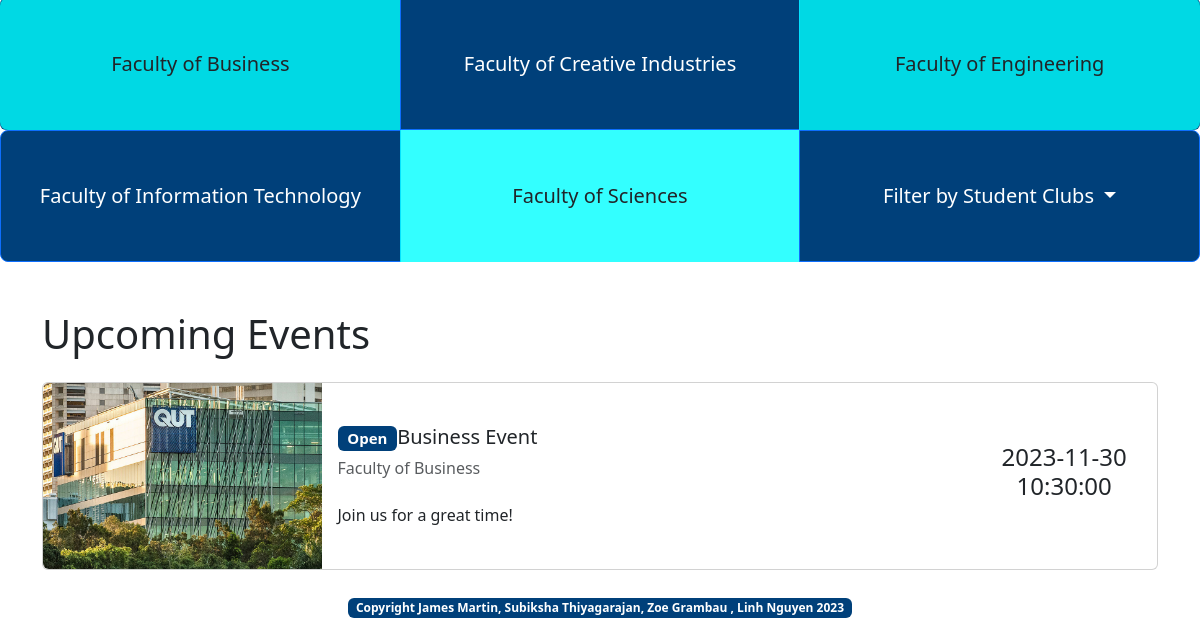
Before: / (signed in, lower part) with the older database file.
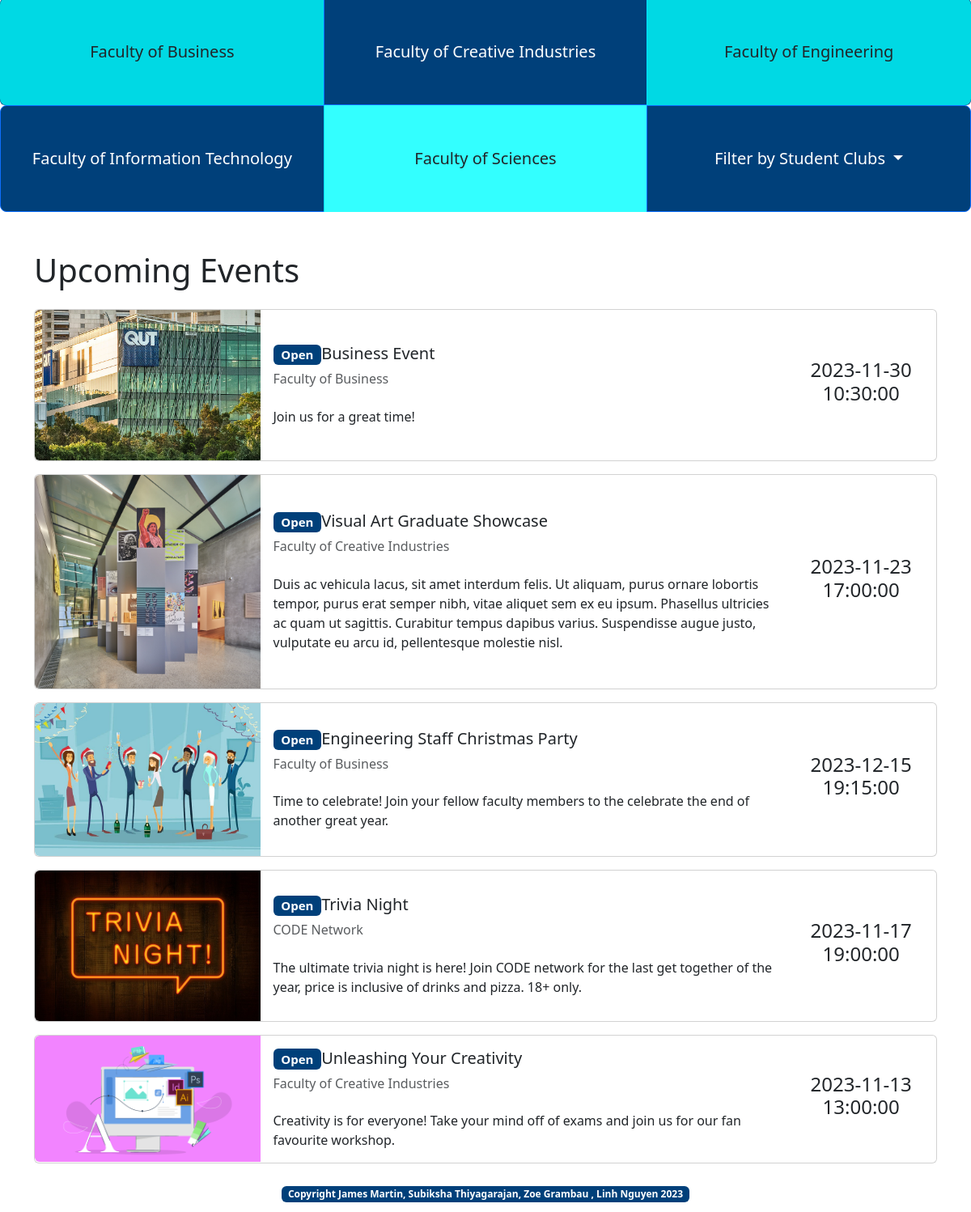
After: the same page with the newer database file.
### website/models.py (models this page shows, shortened)
class Event(db.Model):
    __tablename__ = 'events'
    id = db.Column(db.Integer, primary_key=True)
    name = db.Column(db.String(80))
    status = db.Column(db.String(10))
    venuename = db.Column(db.String(200))
    image = db.Column(db.String(400))
    organiser = db.Column(db.String(80))
    numticket = db.Column(db.Integer)
    ticketcost = db.Column(db.Integer)
    eventdatetime = db.Column(db.DateTime)
    description = db.Column(db.String(200))
    username = db.Column(db.String(100))
    comments = db.relationship('Comments', backref='event')
    bookings = db.relationship('Booking', backref='event')

### website/views.py (the view)
@bp.route('/')
def index():
    events = db.session.scalars(db.select(Event)).all()
    return render_template('index.html', events=events)

### website/__init__.py (called while the page is built)
def create_app():
    app = Flask(__name__)
    app.debug = True
    app.secret_key = 'somesecretgoeshere'
    app.config['SQLALCHEMY_DATABASE_URI'] = 'sqlite:///mydbname.sqlite'
    db.init_app(app)
    bootstrap = Bootstrap5(app)
    login_manager = LoginManager()
    login_manager.login_view = 'auth.login'
    login_manager.init_app(app)
    from .models import User
    @login_manager.user_loader
    def load_user(user_id):
        return User.query.get(int(user_id))
    from . import views
    app.register_blueprint(views.bp)
    from . import auth
    app.register_blueprint(auth.bp)
    from . import events
    app.register_blueprint(events.eventbp)
    from . import booking
    app.register_blueprint(booking.bookingbp)
    @app.errorhandler(404)
    def not_found(e):
        return render_template("404.html", error=e)
    return app

### website/templates/index.html (shortened to what this page needs)
{% extends 'base.html' %}
{% block content %}
<main>
    <div class="row mb-5">
        <div class="d-grid gap-2">
            <div class="btn-group button-primary btn-group-lg" role="group" aria-label="Basic example">
                <a href="{{url_for('main.filter_events', faculty='Faculty of Business')}}" class="btn col-md-3"
                    style="padding-block: 50px; background-color: rgb(0, 255, 255, 0.8)">Faculty of Business</a>
                <a href="{{url_for('main.filter_events', faculty='Faculty of Creative Industries')}}"
                    class="btn btn-primary col-md-3"
                    style="padding-block: 50px; background-color:#00407a; outline: none;">Faculty of Creative
                    Industries</a>
                <a href="{{url_for('main.filter_events', faculty='Faculty of Engineering')}}" class="btn col-md-3"
                    style="padding-block: 50px; background-color: rgb(0, 255, 255, 0.8)">Faculty of Engineering</a>
            </div>
        </div>
        <div class="d-grid gap-2">
            <div class="btn-group btn-group-lg" role="group" aria-label="Basic example">
                <a href="{{url_for('main.filter_events', faculty='Faculty of Information Technology')}}"
                    class="btn btn-primary col-md-3"
                    style="padding-block: 50px; background-color:#00407a; outline: none;">Faculty of Information
                    Technology</a>
                <a href="{{url_for('main.filter_events', faculty='Faculty of Sciences')}}" class="btn col-md-3"
                    style="padding-block: 50px; background-color:rgb(0, 255, 255, 0.8)">Faculty of Sciences</a>
                <button type=" button" class="btn btn-primary dropdown-toggle col-md-3" data-bs-toggle="dropdown"
                    aria-expanded="false" style="padding-block: 50px; background-color:#00407a">
                    Filter by Student Clubs
                </button>
            </div>
        </div>
    </div>
    <div class="container">
        <div class="row mb-3" id="Events">
            <h1>Upcoming Events</h1>
        </div>
        {% for event in events %}
        <div class="card card-lg d-lg-block mb-3">
            <div class="row g-0">
                <div class="col-md-3">
                    <img src="{{ event.image }}" class="img-fluid rounded-start" alt="...">
                </div>
                <div class="col-md-7">
                    <div class="card-body">
                        <div class="row mb-3">
                            <h5 class="card-title"><span class="badge">Open</span>{{event.name}}</h5>
                            <h6 class="text-body-secondary">{{event.organiser}}</h6>
                        </div>
                        <div class="row">
                            <p class="card-text">{{event.description}}</p>
                        </div>
                    </div>
                </div>
                <div class="col-md-2 my-auto">
                    <div class="card-body date-time">
                        <h4>{{event.eventdatetime}}</h4>
                    </div>
                </div>
            </div>
        </div>
        {% endfor %}
    </div>
</main>
{% endblock %}>

Changed rows visible on the page:
added Event: image (picture), name "Visual Art Graduate Showcase", organiser "Faculty of Creative Industries", description "Duis ac vehicula lacus, sit amet interdum felis. Ut aliquam, purus ornare lobortis tempor, purus erat semper nibh, vitae aliquet sem ex eu ipsum. Phasellus ultricies ac quam ut sagittis. Curabitur tempus dapibus varius. Suspendisse augue justo, vulputate eu arcu id, pellentesque molestie nisl.", eventdatetime "2023-11-23 17:00:00"
added Event: image (picture), name "Engineering Staff Christmas Party", organiser "Faculty of Business", description "Time to celebrate! Join your fellow faculty members to the celebrate the end of another great year.", eventdatetime "2023-12-15 19:15:00"
added Event: image (picture), name "Trivia Night", organiser "CODE Network", description "The ultimate trivia night is here! Join CODE network for the last get together of the year, price is inclusive of drinks and pizza. 18+ only.", eventdatetime "2023-11-17 19:00:00"
added Event: image (picture), name "Unleashing Your Creativity", organiser "Faculty of Creative Industries", description "Creativity is for everyone! Take your mind off of exams and join us for our fan favourite workshop.", eventdatetime "2023-11-13 13:00:00"
